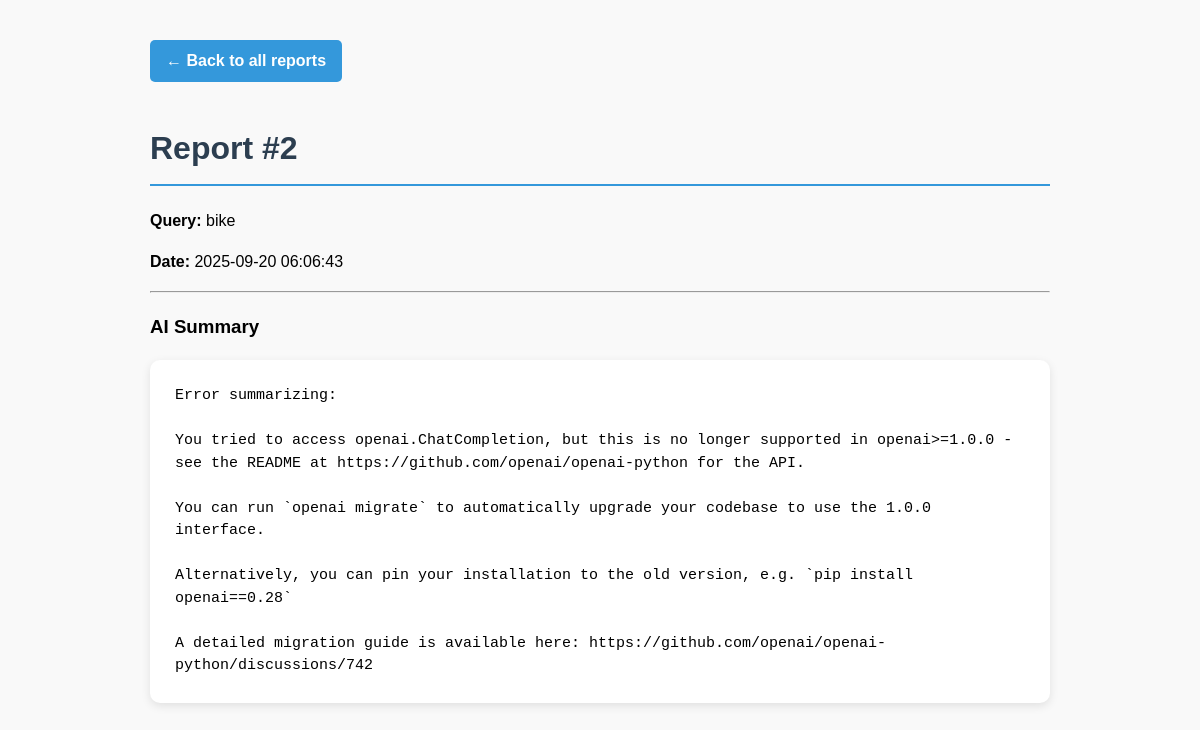
The page /report/2 on the database its author committed.
### tables this page shows
CREATE TABLE reports
                 (id INTEGER PRIMARY KEY AUTOINCREMENT,
                  query TEXT,
                  summary TEXT,
                  sources TEXT,
                  timestamp DATETIME DEFAULT CURRENT_TIMESTAMP);

### app.py (the view)
@app.route('/report/<int:report_id>')
def view_report(report_id):
    conn = sqlite3.connect('reports.db')
    conn.row_factory = sqlite3.Row
    c = conn.cursor()
    c.execute("SELECT * FROM reports WHERE id = ?", (report_id,))
    report = c.fetchone()
    conn.close()
    if report:
        return render_template('report.html', report=report)
    else:
        return "Report not found", 404

### templates/report.html (shortened to what this page needs)
<!DOCTYPE html>
<html>
<head>
</head>
<body>
    <a href="/" class="back-link">← Back to all reports</a>
    <h1> Report #{{ report['id'] }}</h1>
    <p><strong> Query:</strong> {{ report['query'] }}</p>
    <p><strong> Date:</strong> {{ report['timestamp'] }}</p>
    <hr>
    <h3> AI Summary</h3>
    <pre>{{ report['summary'] }}</pre>
</body>
</html>

### templates/report.html (style rules this page uses)
body { font-family: Arial, sans-serif; background: #f9f9f9; padding: 40px; max-width: 900px; margin: 0 auto; line-height: 1.6; }
h1 { color: #2c3e50; border-bottom: 2px solid #3498db; padding-bottom: 10px; }
pre { background: white; padding: 25px; border-radius: 10px; box-shadow: 0 3px 10px rgba(0,0,0,0.1); text-align: left; white-space: pre-wrap; font-size: 15px; line-height: 1.5; overflow-x: auto; }
a { color: #e74c3c; text-decoration: none; font-weight: bold; }
.back-link { display: inline-block; margin-bottom: 20px; padding: 8px 16px; background: #3498db; color: white; border-radius: 5px; text-decoration: none; }

### rows shown on the page
reports: id "2", query "bike", timestamp "2025-09-20 06:06:43", summary "Error summarizing: You tried to access openai.ChatCompletion, but this is no longer supported in openai>=1.0.0 - see the README at https://github.com/openai/openai-python for the API. You can run `openai migrate` to automatically upgrade your codebase to use the 1.0.0 interface. Alternatively, you can pin your installation to the old version, e.g. `pip install openai==0.28` A detailed migration guide is available here: https://github.com/openai/openai-python/discussions/742"
